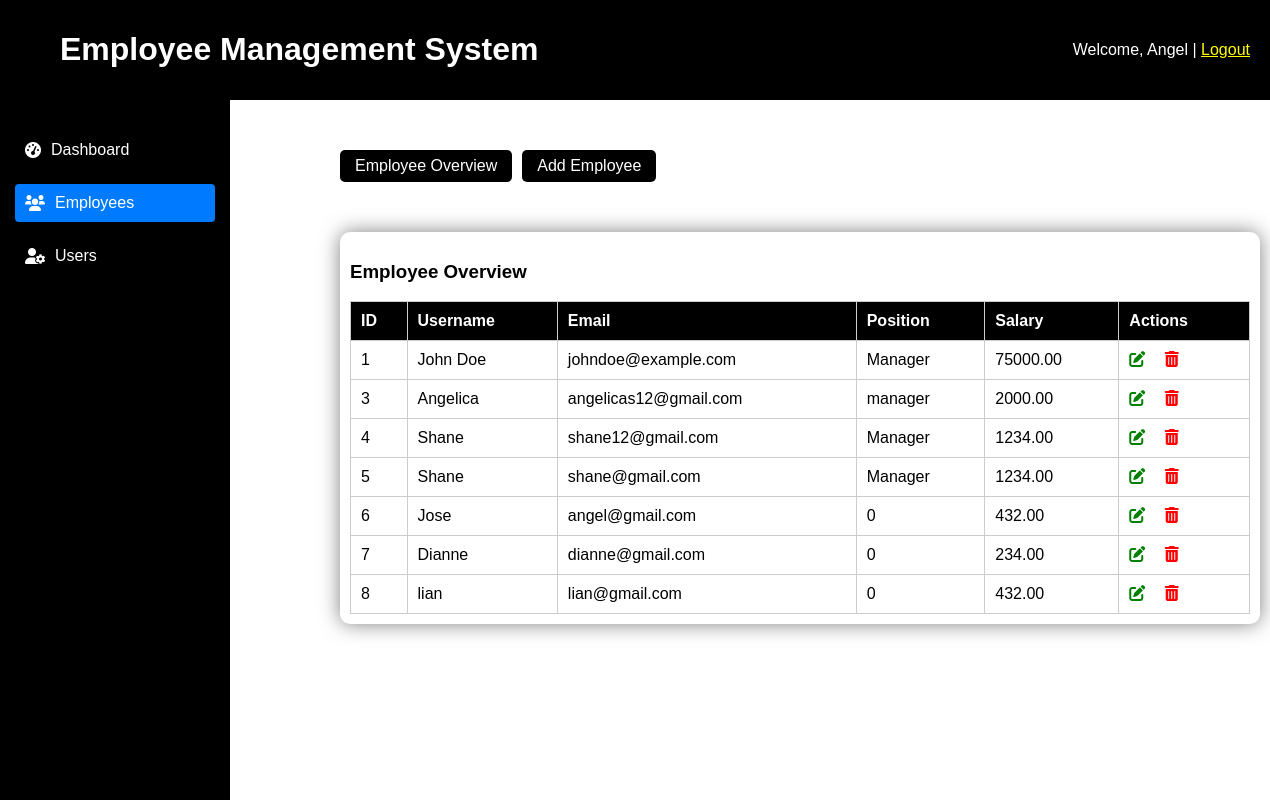
The app's page /admin_index.php (signed in) with its own data.
### tables this page shows
CREATE TABLE `employees` (
  `id` int(11) NOT NULL,
  `name` varchar(100) NOT NULL,
  `email` varchar(100) NOT NULL,
  `password` varchar(255) NOT NULL,
  `position` varchar(100) DEFAULT NULL,
  `salary` decimal(10,2) DEFAULT NULL,
  `created_at` timestamp NOT NULL DEFAULT current_timestamp(),
  `user_id` int(11) DEFAULT NULL
);

### admin_index.php (the view, shortened to what this page needs)
<?php
include('config.php');
$employeesResult = mysqli_query($conn, "SELECT * FROM employees");
?>
<!DOCTYPE html>
<html lang="en">
<head>
    <link rel="stylesheet" href="css_styles.css">
    <link rel="stylesheet" href="https://cdnjs.cloudflare.com/ajax/libs/font-awesome/6.0.0-beta3/css/all.min.css">
</head>
<body>
    <header>
        <h1>Employee Management System</h1>
        <div class="user-info">
            Welcome, <?= htmlspecialchars($_SESSION['username']); ?> | <a href="logout.php" style="color: yellow;">Logout</a>
        </div>
    </header>
    <div class="container">
        <nav>
        <ul>
    <li>
        <a href="dashboard_admin.php" class="<?= basename($_SERVER['PHP_SELF']) == 'dashboard_admin.php' ? 'active' : ''; ?>">
            <i class="fas fa-tachometer-alt"></i> Dashboard
        </a>
    </li>
    <li>
        <a href="admin_index.php" class="<?= basename($_SERVER['PHP_SELF']) == 'admin_index.php' ? 'active' : ''; ?>">
            <i class="fas fa-users"></i> Employees
        </a>
    </li>
    <li>
        <a href="user_for_admin.php" class="<?= basename($_SERVER['PHP_SELF']) == 'user_for_admin.php' ? 'active' : ''; ?>">
            <i class="fas fa-user-cog"></i> Users
        </a>
    </li>
</ul>
        </nav>
        <div class="dashboard-content">
            <div class="button-group">
                <button id="show-employee-overview" class="nav-link">Employee Overview</button>
                <button id="show-add-employee" class="nav-link">Add Employee</button>
            </div>
            <div id="employee-overview" class="hidden">
                <div class="container1">
                <h3>Employee Overview</h3>
                <table class="table">
                    <thead>
                        <tr>
                            <th>ID</th>
                            <th>Username</th>
                            <th>Email</th>
                            <th>Position</th>
                            <th>Salary</th>
                            <th>Actions</th>
                        </tr>
                    </thead>
                    <tbody>
                        <?php while ($row = mysqli_fetch_assoc($employeesResult)) { ?>
                            <tr>
                                <td><?= htmlspecialchars($row['id']); ?></td>
                                <td><?= htmlspecialchars($row['name']); ?></td>
                                <td><?= htmlspecialchars($row['email']); ?></td>
                                <td><?= htmlspecialchars($row['position']); ?></td>
                                <td><?= htmlspecialchars($row['salary']); ?></td>
                                <td class="icon-center">
                                    <a href="admin_edit.php?id=<?= $row['id']; ?>" title="Edit">
                                        <i class="fas fa-edit" style="color: green;"></i>
                                    </a>
                                    <a href="admin_employees_delete.php?id=<?= $row['id']; ?>" onclick="return confirm('Are you sure?')" title="Delete">
                                        <i class="fas fa-trash-alt" style="color: red;"></i>
                                    </a>
                                </td>
                            </tr>
                        <?php } ?>
                    </tbody>
                </table>
            </div>
            </div>
    </div>
</body>
</html>

### css_styles.css (style rules this page uses)
body { font-family: Arial, sans-serif; margin: 0; padding: 0; }
.container { display: flex; }
nav { margin-bottom: 20px; width: 200px; background-color: #f4f4f4; padding: 15px; }
nav ul { list-style: none; padding: 0; }
nav ul li { margin-bottom: 15px; }
nav ul li a { text-decoration: none; color: #333; }
.dashboard-content { flex-grow: 1; padding: 20px; }
h1 { color: #333; }
table { width: 70%; border-collapse: collapse; }
table, th, td { border: 1px solid #ccc; }
th, td { padding: 10px; text-align: left; }

### admin_index.php (style rules this page uses)
.button-group { display: flex; margin-bottom: 20px; }
.button-group button { background-color: black; color: white; padding: 7px 15px; margin-right: 10px; border: none; border-radius: 5px; cursor: pointer; font-size: 16px; transition: background-color 0.3s ease, color 0.3s ease; }
body { font-family: Arial, sans-serif; margin: 0; padding: 0; }
.container1 { width: 200%; max-width: 900px; background-color: white; border-radius: 10px; box-shadow: 0 0 20px rgba(0, 0, 0, 0.5); padding: 10px; display: flex; flex-direction: column; justify-content: flex-start; align-items: stretch; margin: 50px auto 0; margin-right: 70px; }
header { background-color: black; color: white; padding: 10px 20px; display: flex; justify-content: space-between; align-items: center; }
h1 { color: white; margin-left: 40px; }
.container { display: flex; }
nav { width: 200px; background-color: black; padding: 15px; position: fixed; height: 100%; }
nav ul { list-style: none; padding: 0; }
nav ul li { margin-bottom: 15px; }
nav ul li a { text-decoration: none; color: white; padding: 10px; display: block; border-radius: 4px; }
nav ul li a.active { background-color: #007BFF; }
.dashboard-content { flex-grow: 1; padding: 40px; margin-left: 300px; margin-bottom: 90px; }
.button-group { margin-top: 10px; }
thead { background-color: black; }
th { color: white; text-align: left; }
.table { width: 100%; border-collapse: collapse; }
table, th, td { border: 1px solid #ccc; }
th, td { padding: 10px; text-align: left; }
nav ul li a { display: flex; align-items: center; color: white; padding: 10px; border-radius: 4px; }
nav ul li a i { margin-right: 10px; }
td a { color: green; margin-right: 15px; text-decoration: none; display: center; }

### records on screen
employees: id "1", name "John Doe", email "johndoe@example.com", position "Manager", salary "75000.00"
employees: id "3", name "Angelica", email "angelicas12@gmail.com", position "manager", salary "2000.00"
employees: id "4", name "Shane", email "shane12@gmail.com", position "Manager", salary "1234.00"
employees: id "5", name "Shane", email "shane@gmail.com", position "Manager", salary "1234.00"
employees: id "6", name "Jose", email "angel@gmail.com", position "0", salary "432.00"
employees: id "7", name "Dianne", email "dianne@gmail.com", position "0", salary "234.00"
employees: id "8", name "lian", email "lian@gmail.com", position "0", salary "432.00"

### other values on screen
$_SESSION['username'] "Angel"
